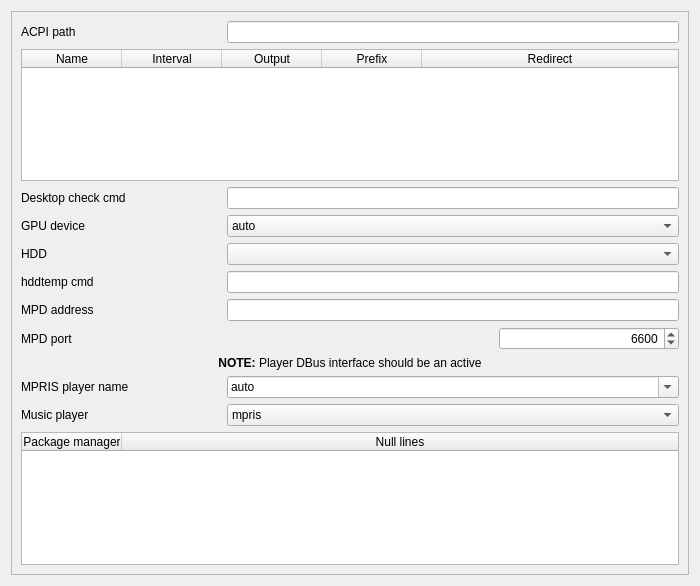
<?xml version="1.0" encoding="UTF-8"?>
<ui version="4.0">
 <class>DEWindow</class>
 <widget class="QWidget" name="DEWindow">
  <property name="geometry">
   <rect>
    <x>0</x>
    <y>0</y>
    <width>700</width>
    <height>586</height>
   </rect>
  </property>
  <property name="sizePolicy">
   <sizepolicy hsizetype="Expanding" vsizetype="Expanding">
    <horstretch>0</horstretch>
    <verstretch>0</verstretch>
   </sizepolicy>
  </property>
  <property name="minimumSize">
   <size>
    <width>700</width>
    <height>0</height>
   </size>
  </property>
  <property name="maximumSize">
   <size>
    <width>16777215</width>
    <height>16777215</height>
   </size>
  </property>
  <property name="windowTitle">
   <string notr="true">DE</string>
  </property>
  <layout class="QGridLayout" name="gridLayout_2">
   <item row="0" column="0">
    <widget class="QScrollArea" name="scrollArea_dattaengine">
     <property name="widgetResizable">
      <bool>true</bool>
     </property>
     <widget class="QWidget" name="contents_dattaengine">
      <property name="geometry">
       <rect>
        <x>0</x>
        <y>0</y>
        <width>684</width>
        <height>570</height>
       </rect>
      </property>
      <layout class="QGridLayout" name="gridLayout">
       <item row="5" column="0">
        <layout class="QHBoxLayout" name="layout_hddtempCmd">
         <item>
          <widget class="QLabel" name="label_hddtempCmd">
           <property name="minimumSize">
            <size>
             <width>200</width>
             <height>0</height>
            </size>
           </property>
           <property name="text">
            <string>hddtemp cmd</string>
           </property>
          </widget>
         </item>
         <item>
          <widget class="QLineEdit" name="lineEdit_hddtempCmd">
           <property name="alignment">
            <set>Qt::AlignRight|Qt::AlignTrailing|Qt::AlignVCenter</set>
           </property>
          </widget>
         </item>
        </layout>
       </item>
       <item row="3" column="0">
        <layout class="QHBoxLayout" name="layout_gpudev">
         <item>
          <widget class="QLabel" name="label_gpudev">
           <property name="minimumSize">
            <size>
             <width>200</width>
             <height>0</height>
            </size>
           </property>
           <property name="text">
            <string>GPU device</string>
           </property>
          </widget>
         </item>
         <item>
          <widget class="QComboBox" name="comboBox_gpudev">
           <property name="sizePolicy">
            <sizepolicy hsizetype="Expanding" vsizetype="Fixed">
             <horstretch>0</horstretch>
             <verstretch>0</verstretch>
            </sizepolicy>
           </property>
           <property name="minimumSize">
            <size>
             <width>100</width>
             <height>0</height>
            </size>
           </property>
           <item>
            <property name="text">
             <string notr="true">auto</string>
            </property>
           </item>
           <item>
            <property name="text">
             <string notr="true">disable</string>
            </property>
           </item>
           <item>
            <property name="text">
             <string notr="true">nvidia</string>
            </property>
           </item>
           <item>
            <property name="text">
             <string notr="true">ati</string>
            </property>
           </item>
          </widget>
         </item>
        </layout>
       </item>
       <item row="4" column="0">
        <layout class="QHBoxLayout" name="layout_hdddev">
         <item>
          <widget class="QLabel" name="label_hdddev">
           <property name="minimumSize">
            <size>
             <width>200</width>
             <height>0</height>
            </size>
           </property>
           <property name="text">
            <string>HDD</string>
           </property>
          </widget>
         </item>
         <item>
          <widget class="QComboBox" name="comboBox_hdddev">
           <property name="sizePolicy">
            <sizepolicy hsizetype="Expanding" vsizetype="Fixed">
             <horstretch>0</horstretch>
             <verstretch>0</verstretch>
            </sizepolicy>
           </property>
           <property name="minimumSize">
            <size>
             <width>100</width>
             <height>0</height>
            </size>
           </property>
          </widget>
         </item>
        </layout>
       </item>
       <item row="9" column="0">
        <layout class="QHBoxLayout" name="layout_playerSelect">
         <item>
          <widget class="QLabel" name="label_playerSelect">
           <property name="minimumSize">
            <size>
             <width>200</width>
             <height>0</height>
            </size>
           </property>
           <property name="text">
            <string>Music player</string>
           </property>
          </widget>
         </item>
         <item>
          <widget class="QComboBox" name="comboBox_playerSelect">
           <property name="sizePolicy">
            <sizepolicy hsizetype="Expanding" vsizetype="Fixed">
             <horstretch>0</horstretch>
             <verstretch>0</verstretch>
            </sizepolicy>
           </property>
           <property name="minimumSize">
            <size>
             <width>100</width>
             <height>0</height>
            </size>
           </property>
           <item>
            <property name="text">
             <string notr="true">mpris</string>
            </property>
           </item>
           <item>
            <property name="text">
             <string notr="true">mpd</string>
            </property>
           </item>
          </widget>
         </item>
        </layout>
       </item>
       <item row="7" column="0">
        <layout class="QHBoxLayout" name="layout_mpdport">
         <item>
          <widget class="QLabel" name="label_mpdport">
           <property name="minimumSize">
            <size>
             <width>200</width>
             <height>0</height>
            </size>
           </property>
           <property name="text">
            <string>MPD port</string>
           </property>
          </widget>
         </item>
         <item>
          <spacer name="spacer_mpdport">
           <property name="orientation">
            <enum>Qt::Horizontal</enum>
           </property>
           <property name="sizeHint" stdset="0">
            <size>
             <width>40</width>
             <height>19</height>
            </size>
           </property>
          </spacer>
         </item>
         <item>
          <widget class="QSpinBox" name="spinBox_mpdport">
           <property name="minimumSize">
            <size>
             <width>180</width>
             <height>0</height>
            </size>
           </property>
           <property name="alignment">
            <set>Qt::AlignRight|Qt::AlignTrailing|Qt::AlignVCenter</set>
           </property>
           <property name="minimum">
            <number>0</number>
           </property>
           <property name="maximum">
            <number>50000</number>
           </property>
           <property name="singleStep">
            <number>100</number>
           </property>
           <property name="value">
            <number>6600</number>
           </property>
          </widget>
         </item>
        </layout>
       </item>
       <item row="2" column="0">
        <layout class="QHBoxLayout" name="layout_desktopCmd">
         <item>
          <widget class="QLabel" name="label_desktopCmd">
           <property name="minimumSize">
            <size>
             <width>200</width>
             <height>0</height>
            </size>
           </property>
           <property name="text">
            <string>Desktop check cmd</string>
           </property>
          </widget>
         </item>
         <item>
          <widget class="QLineEdit" name="lineEdit_desktopCmd">
           <property name="alignment">
            <set>Qt::AlignRight|Qt::AlignTrailing|Qt::AlignVCenter</set>
           </property>
          </widget>
         </item>
        </layout>
       </item>
       <item row="6" column="0">
        <layout class="QHBoxLayout" name="layout_mpdaddress">
         <item>
          <widget class="QLabel" name="label_mpdaddress">
           <property name="minimumSize">
            <size>
             <width>200</width>
             <height>0</height>
            </size>
           </property>
           <property name="text">
            <string>MPD address</string>
           </property>
          </widget>
         </item>
         <item>
          <widget class="QLineEdit" name="lineEdit_mpdaddress">
           <property name="alignment">
            <set>Qt::AlignRight|Qt::AlignTrailing|Qt::AlignVCenter</set>
           </property>
          </widget>
         </item>
        </layout>
       </item>
       <item row="11" column="0">
        <spacer name="spacer_dataengine">
         <property name="orientation">
          <enum>Qt::Vertical</enum>
         </property>
         <property name="sizeHint" stdset="0">
          <size>
           <width>20</width>
           <height>40</height>
          </size>
         </property>
        </spacer>
       </item>
       <item row="0" column="0">
        <layout class="QHBoxLayout" name="layout_acpi">
         <item>
          <widget class="QLabel" name="label_acpi">
           <property name="minimumSize">
            <size>
             <width>200</width>
             <height>0</height>
            </size>
           </property>
           <property name="text">
            <string>ACPI path</string>
           </property>
          </widget>
         </item>
         <item>
          <widget class="QLineEdit" name="lineEdit_acpi">
           <property name="toolTip">
            <string>&quot;/sys/class/power_supply/&quot; by default</string>
           </property>
          </widget>
         </item>
        </layout>
       </item>
       <item row="1" column="0">
        <widget class="QTableWidget" name="tableWidget_customCommand">
         <property name="contextMenuPolicy">
          <enum>Qt::CustomContextMenu</enum>
         </property>
         <property name="selectionMode">
          <enum>QAbstractItemView::SingleSelection</enum>
         </property>
         <attribute name="horizontalHeaderStretchLastSection">
          <bool>true</bool>
         </attribute>
         <attribute name="verticalHeaderVisible">
          <bool>false</bool>
         </attribute>
         <column>
          <property name="text">
           <string>Name</string>
          </property>
         </column>
         <column>
          <property name="text">
           <string>Interval</string>
          </property>
         </column>
         <column>
          <property name="text">
           <string>Output</string>
          </property>
         </column>
         <column>
          <property name="text">
           <string>Prefix</string>
          </property>
         </column>
         <column>
          <property name="text">
           <string>Redirect</string>
          </property>
         </column>
        </widget>
       </item>
       <item row="8" column="0">
        <layout class="QVBoxLayout" name="layout_mpris">
         <item>
          <widget class="QLabel" name="label_mprisInfo">
           <property name="text">
            <string>&lt;b&gt;NOTE:&lt;/b&gt; Player DBus interface should be an active</string>
           </property>
           <property name="alignment">
            <set>Qt::AlignCenter</set>
           </property>
          </widget>
         </item>
         <item>
          <layout class="QHBoxLayout" name="layout_mprisSelect">
           <item>
            <widget class="QLabel" name="label_mpris">
             <property name="minimumSize">
              <size>
               <width>200</width>
               <height>0</height>
              </size>
             </property>
             <property name="text">
              <string>MPRIS player name</string>
             </property>
            </widget>
           </item>
           <item>
            <widget class="QComboBox" name="comboBox_mpris">
             <property name="sizePolicy">
              <sizepolicy hsizetype="Expanding" vsizetype="Fixed">
               <horstretch>0</horstretch>
               <verstretch>0</verstretch>
              </sizepolicy>
             </property>
             <property name="minimumSize">
              <size>
               <width>100</width>
               <height>0</height>
              </size>
             </property>
             <property name="editable">
              <bool>true</bool>
             </property>
             <item>
              <property name="text">
               <string notr="true">auto</string>
              </property>
             </item>
             <item>
              <property name="text">
               <string notr="true">amarok</string>
              </property>
             </item>
             <item>
              <property name="text">
               <string notr="true">audacious</string>
              </property>
             </item>
             <item>
              <property name="text">
               <string notr="true">clementine</string>
              </property>
             </item>
             <item>
              <property name="text">
               <string notr="true">deadbeef</string>
              </property>
             </item>
             <item>
              <property name="text">
               <string notr="true">vlc</string>
              </property>
             </item>
             <item>
              <property name="text">
               <string notr="true">qmmp</string>
              </property>
             </item>
             <item>
              <property name="text">
               <string notr="true">xmms2</string>
              </property>
             </item>
            </widget>
           </item>
          </layout>
         </item>
        </layout>
       </item>
       <item row="10" column="0">
        <layout class="QVBoxLayout" name="layout_pkgCommand">
         <item>
          <widget class="QTableWidget" name="tableWidget_pkgCommand">
           <property name="contextMenuPolicy">
            <enum>Qt::CustomContextMenu</enum>
           </property>
           <property name="toolTip">
            <string>Editable
del - remove item</string>
           </property>
           <property name="selectionMode">
            <enum>QAbstractItemView::SingleSelection</enum>
           </property>
           <attribute name="horizontalHeaderStretchLastSection">
            <bool>true</bool>
           </attribute>
           <attribute name="verticalHeaderVisible">
            <bool>false</bool>
           </attribute>
           <column>
            <property name="text">
             <string>Package manager</string>
            </property>
           </column>
           <column>
            <property name="text">
             <string>Null lines</string>
            </property>
           </column>
          </widget>
         </item>
        </layout>
       </item>
      </layout>
     </widget>
    </widget>
   </item>
  </layout>
 </widget>
 <resources/>
 <connections/>
</ui>
